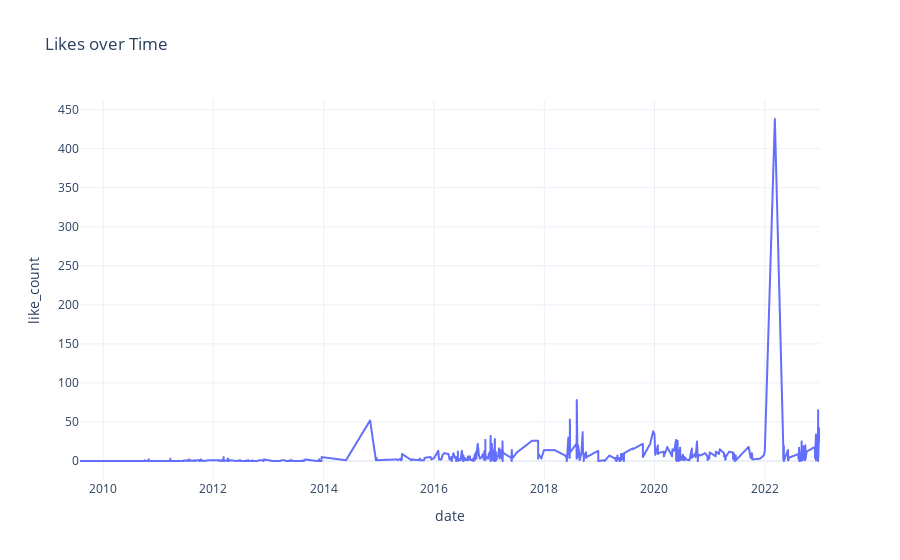

The notebook cell this image was saved under:
### Markdown cell above
### Likes en el tiempo

### Code cell
# plot the data using plotly
fig = px.line(df, 
              x='date', 
              y='like_count', 
              title='Likes over Time',
              template='plotly_white', 
              hover_data=['text'])

# show the plot
fig.show()

### Figure 1 — Plotly figure (JSON) as saved in the notebook; plotly's stock layout.template omitted (floating-point values rounded to 4 significant figures; data arrays with more than 128 entries replaced by an {"elided": "..."} marker saying what was removed)
{"data": [{"customdata": {"elided": "1411x1 str values"}, "hovertemplate": "date=%{x}<br>like_count=%{y}<br>text=%{customdata[0]}<extra></extra>", "legendgroup": "", "line": {"color": "#636efa", "dash": "solid"}, "marker": {"symbol": "circle"}, "mode": "lines", "name": "", "showlegend": false, "type": "scattergl", "x": {"elided": "1411 str values"}, "xaxis": "x", "y": {"elided": "1411 int values"}, "yaxis": "y"}], "layout": {"legend": {"tracegroupgap": 0}, "title": {"text": "Likes over Time"}, "xaxis": {"anchor": "y", "domain": [0, 1], "title": {"text": "date"}}, "yaxis": {"anchor": "x", "domain": [0, 1], "title": {"text": "like_count"}}}}
